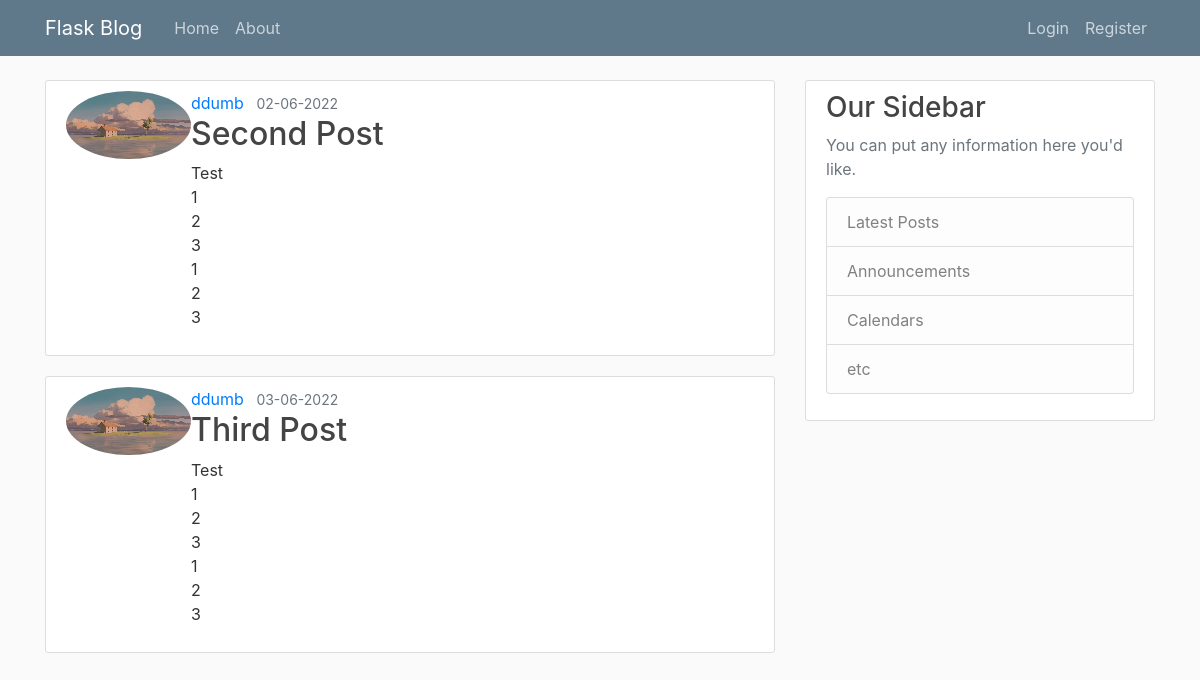
Page /home on the earlier database version.
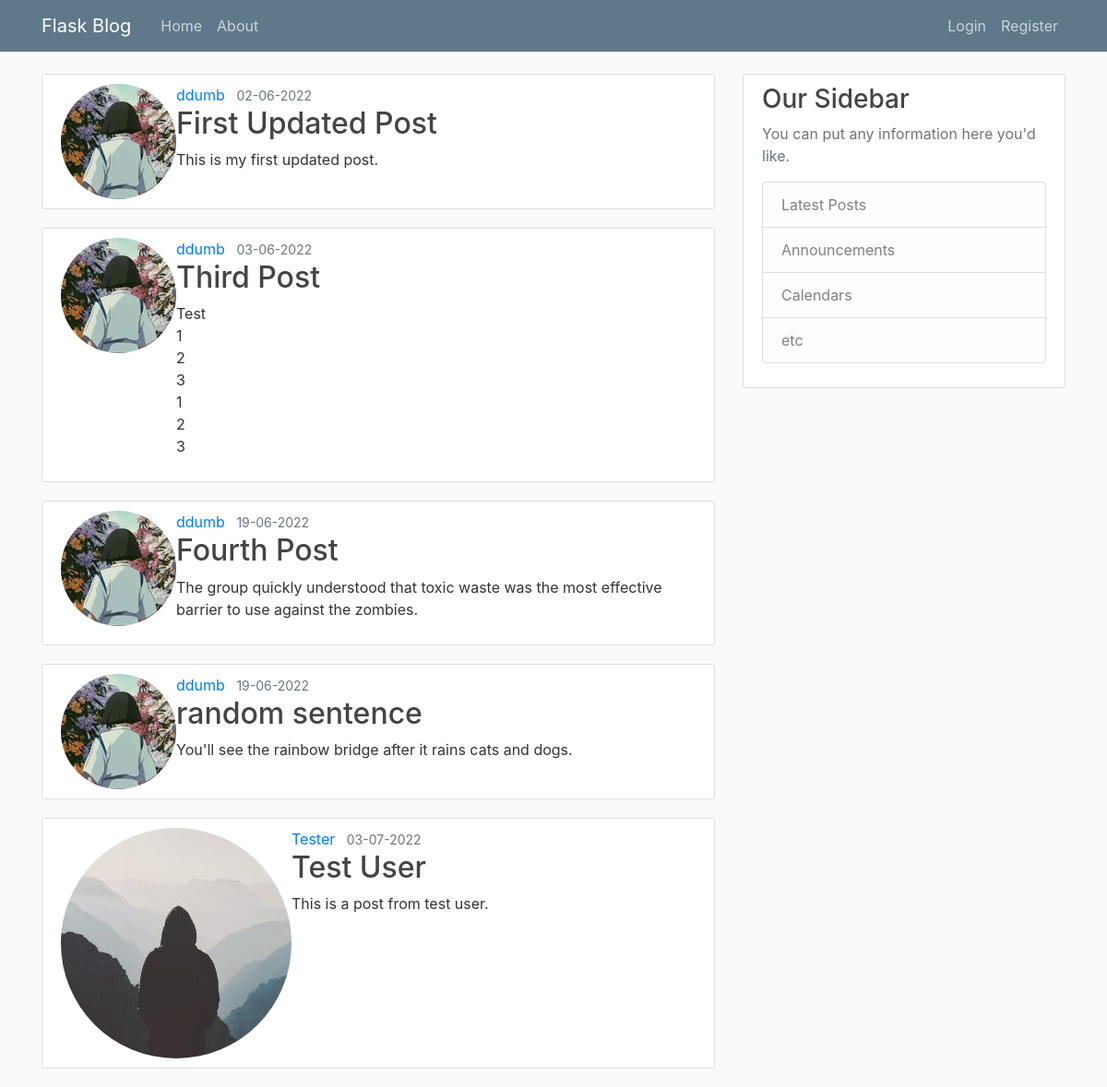
Same page on the later database version.
### main_app/models.py (models this page shows, shortened)
class Post(db.Model):
    id = db.Column(db.Integer, primary_key=True)
    title = db.Column(db.String(100), nullable=False)
    date_posted = db.Column(db.DateTime, nullable=False, default=datetime.utcnow)
    content = db.Column(db.Text, nullable=False)
    user_id = db.Column(db.Integer, db.ForeignKey('user.id'), nullable=False)

class User(db.Model, UserMixin):
    id = db.Column(db.Integer, primary_key=True)
    username = db.Column(db.String(20), unique=True, nullable=False)
    email = db.Column(db.String(120), unique=True, nullable=False)
    image_file = db.Column(db.String(20), nullable=False, default='default.jpg')
    password = db.Column(db.String(60), nullable=False)
    posts = db.relationship('Post', backref='author', lazy=True)

### main_app/routes.py (the view)
@app.route("/") #route to main page
@app.route("/home") #route to home page
def home():
    posts = Post.query.all()
    return render_template('home.html', posts=posts) #call to render the home page template

### main_app/templates/home.html
{% extends "layout.html" %}
{% block content %}
    {% for post in posts %}
        <article class="media content-section">
            <img class="rounded-circle article-img" src="{{ url_for('static', filename='profile_pics/' + post.author.image_file) }}">
            <div class="media=body">
                <div class="article-metadata">
                    <a class="mr-2" href="#"> {{ post.author.username }}</a>
                    <small class="text-muted"> {{ post.date_posted.strftime('%d-%m-%Y') }}</small>
                </div>
                <h2><a class="article-title" href="#">{{ post.title }}</a></h2>
                <p class="article-content">{{ post.content }}</p>
            </div>
        </article>
    {% endfor %}
{% endblock content %}

### main_app/templates/layout.html (shortened to what this page needs)
<!doctype html>
<html lang="en">
<head>
     <link href="https://cdn.jsdelivr.net/npm/bootstrap@4.6.1/dist/css/bootstrap.min.css" rel="stylesheet">
     <link rel="stylesheet" type="text/css" href="{{ url_for('static', filename='main.css') }}">
</head>
<body>
    <header class="site-header">
        <nav class="navbar navbar-expand-md navbar-dark bg-steel fixed-top">
          <div class="container">
            <a class="navbar-brand mr-4" href="/">Flask Blog</a>
            <div class="collapse navbar-collapse" id="navbarToggle">
              <div class="navbar-nav mr-auto">
                <a class="nav-item nav-link" href="{{ url_for('home') }}">Home</a>
                <a class="nav-item nav-link" href="{{ url_for('about') }}">About</a>
              </div>
              <div class="navbar-nav">
                {% if current_user.is_authenticated %}
                  <a class="nav-item nav-link" href="{{ url_for('new_post') }}">New Post</a>
                  <a class="nav-item nav-link" href="{{ url_for('account') }}">Account</a>
                  <a class="nav-item nav-link" href="{{ url_for('logout') }}">Logout</a>
                {% else %}
                  <a class="nav-item nav-link" href="{{ url_for('login') }}">Login</a>
                  <a class="nav-item nav-link" href="{{ url_for('register') }}">  Register</a>
                {% endif %}
            </div>
            </div>
          </div>
        </nav>
      </header>
      <main role="main" class="container">
        <div class="row">
          <div class="col-md-8">
            {% block content %}{% endblock %}
          </div>
          <div class="col-md-4">
            <div class="content-section">
              <h3>Our Sidebar</h3>
              <p class='text-muted'>You can put any information here you'd like.
                <ul class="list-group">
                  <li class="list-group-item list-group-item-light">Latest Posts</li>
                  <li class="list-group-item list-group-item-light">Announcements</li>
                  <li class="list-group-item list-group-item-light">Calendars</li>
                  <li class="list-group-item list-group-item-light">etc</li>
                </ul>
              </p>
            </div>
          </div>
        </div>
      </main>
</body>
</html>

### main_app/static/main.css (style rules this page uses)
body { background: #fafafa; color: #333333; margin-top: 5rem; }
h1, h2, h3, h4, h5, h6 { color: #444444; }
.bg-steel { background-color: #5f788a; }
.site-header .navbar-nav .nav-link { color: #cbd5db; }
.content-section { background: #ffffff; padding: 10px 20px; border: 1px solid #dddddd; border-radius: 3px; margin-bottom: 20px; }
.article-title { color: #444444; }
.article-content { white-space: pre-line; }

Differences in the rows shown:
changed Post: image_file: a different picture; title "Second Post" → "First Updated Post"; content "Test 1 2 3 1 2 3" → "This is my first updated post."
changed through a linked row, Post "Third Post": image_file: a different picture
added Post: image_file (picture), author.username "ddumb", date_posted "19-06-2022", title "Fourth Post", content "The group quickly understood that toxic waste was the most effective barrier to use against the zombies."
added Post: image_file (picture), author.username "ddumb", date_posted "19-06-2022", title "random sentence", content "You'll see the rainbow bridge after it rains cats and dogs."
added Post: image_file (placeholder picture), author.username "Tester", date_posted "03-07-2022", title "Test User", content "This is a post from test user."
